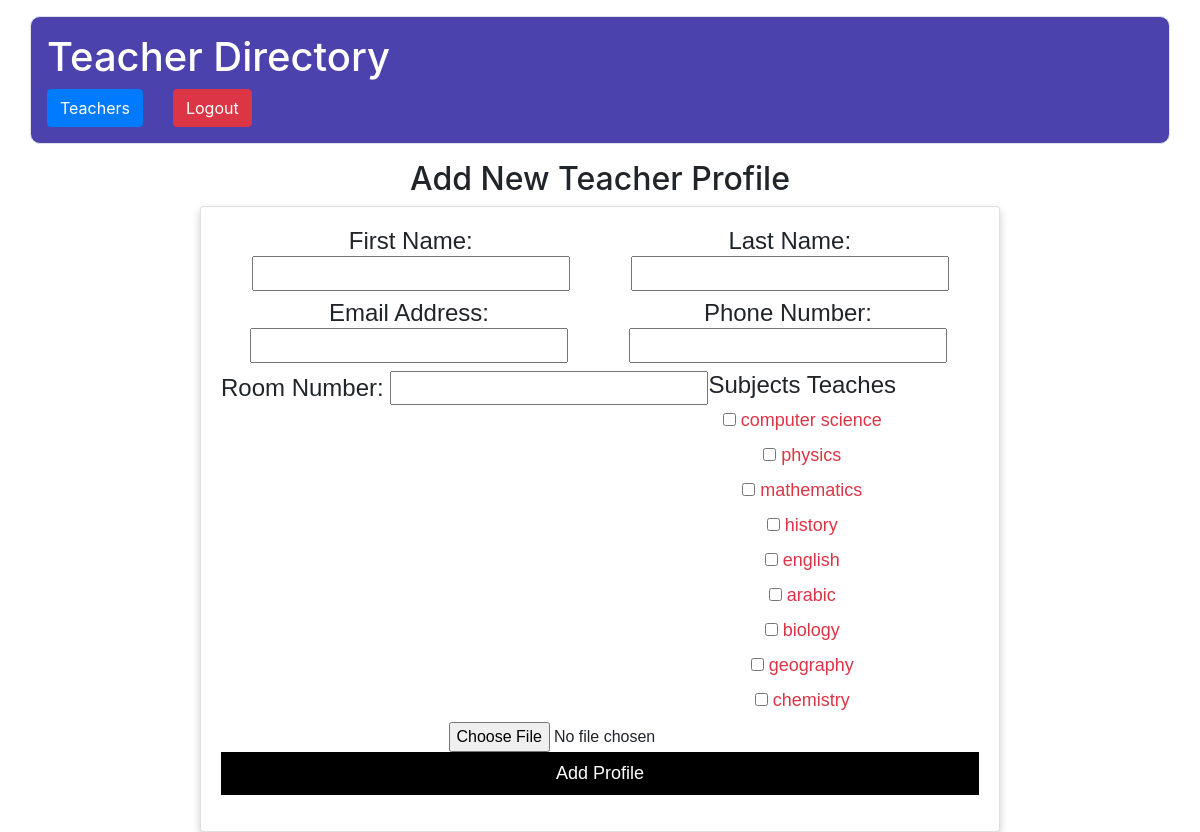
/AddTeacherData/, run on an earlier commit of the app's database.
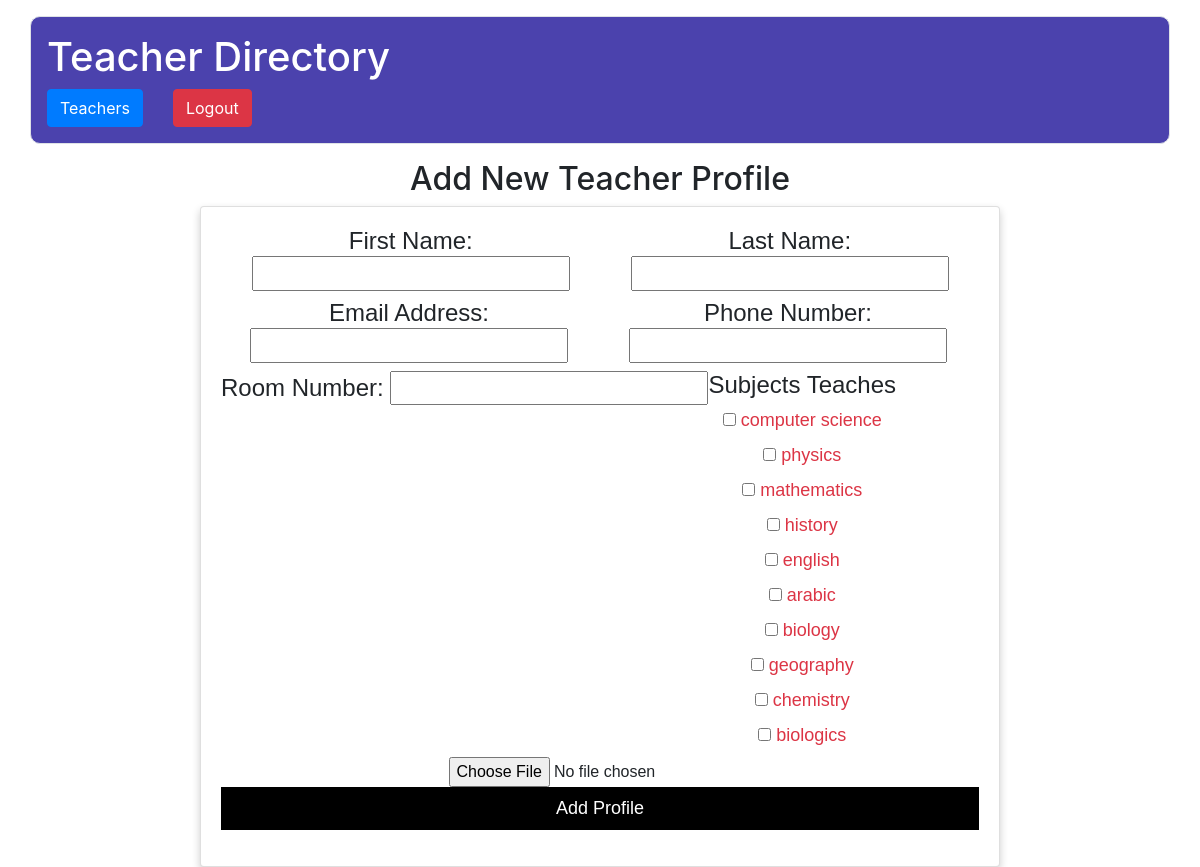
And on a later commit of the database.
### directory/models.py (models this page shows, shortened)
class SubjectsModel(models.Model):
    Subjectstaught = models.CharField(max_length=100)
    class Meta:
        db_table = 'Subjects'

### directory/views.py (the view, shortened to what this page needs)
# urls.py: path('AddTeacherData/', dt.AddTeacherDataView.as_view(), name="AddTeacherData"),
class AddTeacherDataView(View):
    def get(self, request, *args, **kwargs):
        qs = SubjectsModel.objects.all()
        return render(request, 'AddTeacherData.html', {'data':qs})

### assets/templates/AddTeacherData.html (shortened to what this page needs)
{%extends 'appbase.html'%}
{%block contents%}
<!DOCTYPE html>
<html>
<head>
<link rel="stylesheet" href="https://cdnjs.cloudflare.com/ajax/libs/font-awesome/4.7.0/css/font-awesome.min.css">
</head>
<body>
<h2 style="text-align:center">Add New Teacher Profile</h2>
<div class="card">
   <form action="{%url 'AddTeacherData'%}" method="POST"  style="width:100%" enctype="multipart/form-data">
  <div class="form_top_row">
    <h4>First Name: <span class="text-primary"><input type="text" name="firstName" required></span></h4>
  <h4>Last Name: <span class="text-primary"><input type="text" name="lastName" required></span></h4>
  </div>
  <div class="form_sec_row">
  <h4>Email Address: <span class="text-primary"><input type="email" name="email" required></span></h4>
  <h4>Phone Number: <span class="text-primary"><input type="text" name="mobile" required></span></h4>
  </div>
  <div class="form_third_row">
    <h4>Room Number: <span class="text-primary"><input type="text" name="roomnumber" required></span></h4>
    <div>
      <h4>Subjects Teaches</h4>
      <div class="title text-danger">
        {% for i in data %}
        <input type="checkbox" id="{{i.id}}" name="subject[]" value="{{i.id}}" >
        <label for="{{i.id}}"> {{i.Subjectstaught}}</label><br>
        {% endfor %}
      </div>
    </div>
  </div>
  <input type="file" name="myfile">
  <p><button>Add Profile</button></p>
   </form>
</div>
</body>
</html>
{%endblock%}

### assets/templates/appbase.html (shortened to what this page needs)
<!DOCTYPE html>
<html lang="en">
<head>
  <link rel="stylesheet" href="https://maxcdn.bootstrapcdn.com/bootstrap/4.5.2/css/bootstrap.min.css">
</head>
<body>
<div class="container p-3 my-3 border" style="background-color: #4b42ad;border-radius: 10px;">
  <h1 style="color:white ;">Teacher Directory</h1>
    <div class="row" style="grid-gap: 30px;margin-left: 0px;">
      <div class=""><a href="{%url 'DataView'%}" class="btn btn-primary">Teachers</a></div>
      <div class=""><a href="{%url 'logout'%}" class="btn btn-danger">Logout</a></div>
  </div>
</div>
{%block contents%}
{%endblock%}
</body>
</html>

### assets/templates/AddTeacherData.html (style rules this page uses)
.card { box-shadow: 0 4px 8px 0 rgba(0, 0, 0, 0.2); max-width: 800px; margin: auto; text-align: center; font-family: arial; padding: 20px; }
.title { color: grey; font-size: 18px; }
button { border: none; outline: 0; display: inline-block; padding: 8px; color: white; background-color: #000; text-align: center; cursor: pointer; width: 100%; font-size: 18px; }
a { text-decoration: none; font-size: 22px; color: black; }
.form_top_row ,.form_sec_row , .form_third_row { display: flex; }

What changed in the data, as far as the page shows it:
added SubjectsModel: Subjectstaught "biologics"
